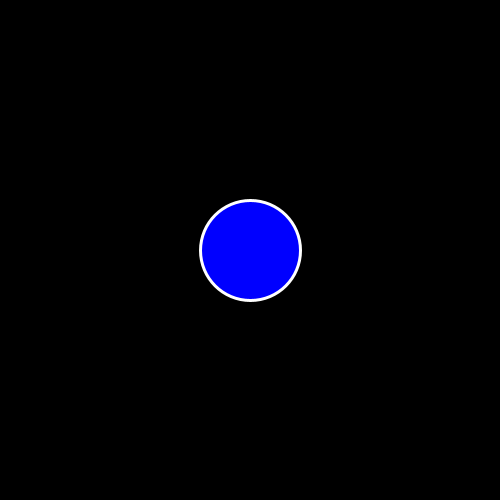
Frame 1 (no input)
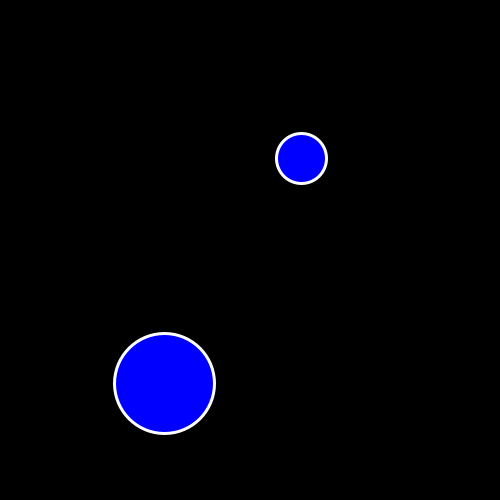
Frame 60 (the mouse pressed at the canvas centre just before this capture)
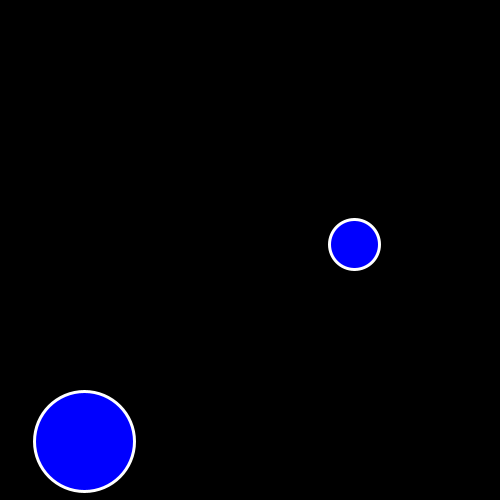
Frame 120 (the mouse held since frame 60 and released just before this capture)

The Processing sketch that drew these frames (run headless with seeded random() and noise(); from frame 60 on, the mouse is pressed at the canvas centre):

// Processing sketch: Notes_1_Multiple_Circles
// ── Notes_1_Multiple_Circles.pde
float x;
float y;
float s;
float xSpeed;
float ySpeed;

float x2;
float y2;
float s2;
float xSpeed2;
float ySpeed2;

float g = 0.05;
float damping = 0.9;
float friction = 0.3;

void setup() {
  size(500, 500);
  x = width / 2.0;
  y = height / 2.0;
  s = 50;
  xSpeed = random(-3, 3);
  ySpeed = -3;
  
  x2 = width / 2.0;
  y2 = height / 2.0;
  s2 = 100;
  xSpeed2 = random(-3, 3);
  ySpeed2 = random(-3, 1);
}

void draw() {
  background(0);
  renderCircle(x, y, s);
  renderCircle(x2, y2, s2);
  moveCircle();
  moveCircle2();
  containCircle();
  containCircle2();
}

void renderCircle(float x, float y, float s) {
  stroke(255);
  strokeWeight(3);
  fill(0, 0, 255);
  ellipse(x, y, s, s);
}

void moveCircle() {
  x += xSpeed;
  y += ySpeed;
  
  ySpeed += g;
}

void moveCircle2() {
  x2 += xSpeed2;
  y2 += ySpeed2;
  
  ySpeed2 += g;
}

void containCircle() {
  boolean maxX = (x + (s / 2.0)) >= width;
  boolean minX = (x - (s / 2.0)) <= 0;
  
  if (maxX || minX) {
    xSpeed = -xSpeed;
  }
  
  x = constrain(x, (s / 2.0), width - (s / 2.0));
  
  boolean maxY = (y + (s / 2.0)) >= height;
  boolean minY = (y - (s / 2.0)) <= 0;
  
  if (maxY || minY) {
    ySpeed = -ySpeed;
    // ySpeed = ySpeed * damping;
    ySpeed *= damping;
    ySpeed *= friction;
    xSpeed *= damping;
  }
  
  y = constrain(y, (s / 2.0), height - (s / 2.0));
}

void containCircle2() {
  boolean maxX = (x2 + (s2 / 2.0)) >= width;
  boolean minX = (x2 - (s2 / 2.0)) <= 0;
  
  if (maxX || minX) {
    xSpeed2 = -xSpeed2;
  }
  
  x2 = constrain(x2, (s2 / 2.0), width - (s2 / 2.0));
  
  boolean maxY = (y2 + (s2 / 2.0)) >= height;
  boolean minY = (y2 - (s2 / 2.0)) <= 0;
  
  if (maxY || minY) {
    ySpeed2 = -ySpeed2;
    // ySpeed2 = ySpeed2 * damping;
    ySpeed2 *= damping;
    ySpeed2 *= friction;
    xSpeed2 *= damping;
  }
  
  y2 = constrain(y2, (s2 / 2.0), height - (s2 / 2.0));
}
